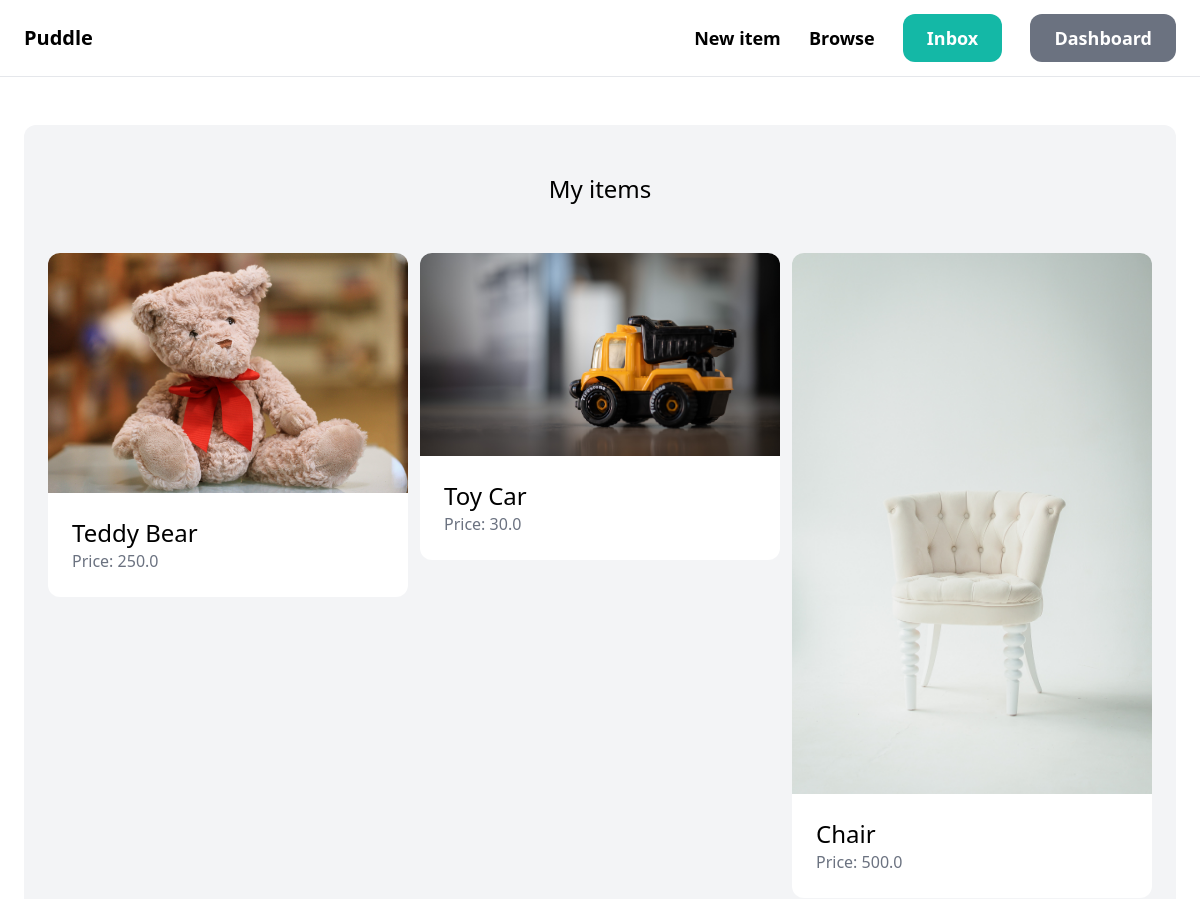
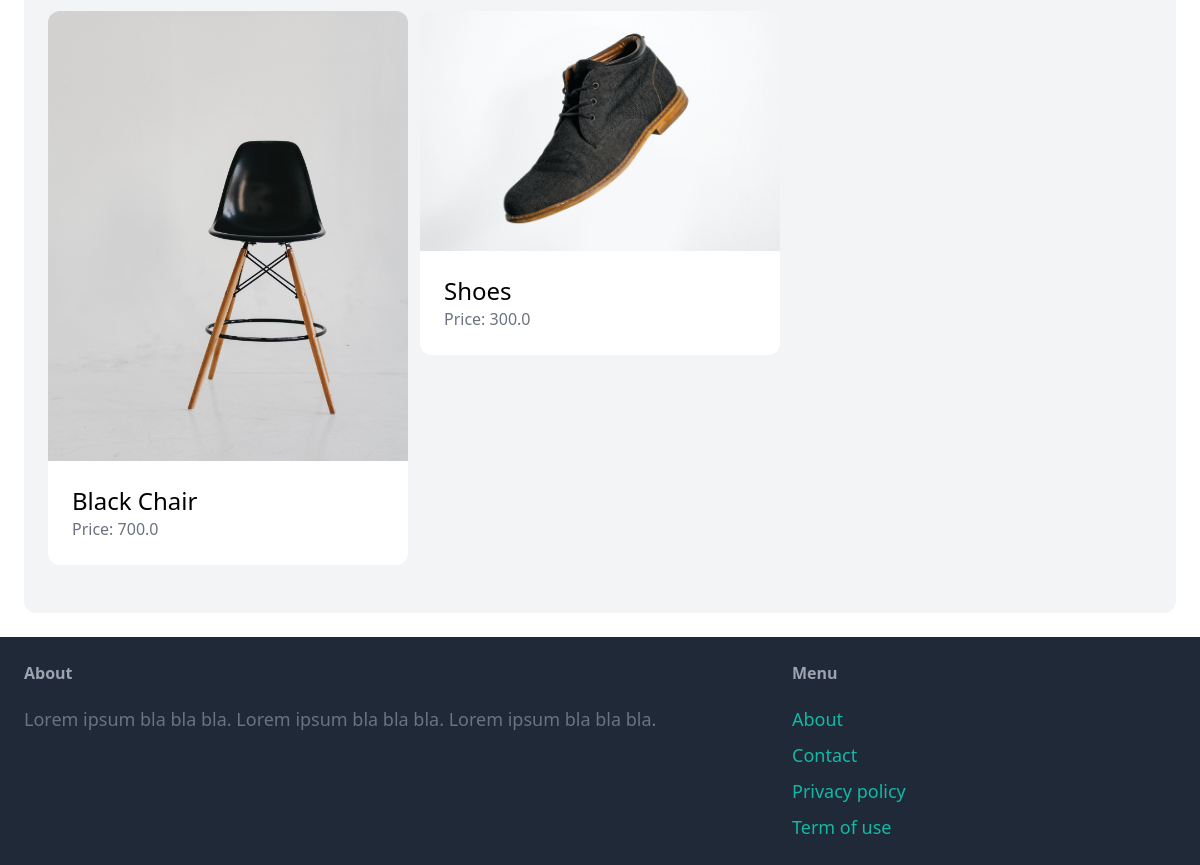
The page /dashboard/ (signed in) on the database its author committed (2 pictures, top to bottom).
### item/models.py (models this page shows, shortened)
class Item(models.Model):
    category = models.ForeignKey(Category, related_name='items', on_delete=models.CASCADE)
    name = models.CharField(max_length=255)
    description = models.TextField(blank=True, null=True)
    price = models.FloatField()
    image = models.ImageField(upload_to='item_images', blank=True, null=True)
    is_sold = models.BooleanField(default=False)
    created_by = models.ForeignKey(User, related_name='items', on_delete=models.CASCADE)
    created_at = models.DateTimeField(auto_now_add=True)

### dashboard/views.py (the view)
# urls.py: path('', views.index, name='index'),
@login_required
def index(request):
    items = Item.objects.filter(created_by=request.user)
    return render(request, 'dashboard/index.html', {
        'items': items,
    })

### dashboard/templates/dashboard/index.html (shortened to what this page needs)
{% extends 'core/base.html' %}
{% block content %}
    <div class="mt-6 px-6 py-12 bg-gray-100 rounded-xl">
        <h2 class="mb-12 text-2xl text-center">My items</h2>
        <div class="grid grid-cols-3 gap-3">
            {% for item in items %}
                <div>
                    <a href="{% url 'item:detail' item.id %}">
                        <div>
                            <img src="{{ item.image.url }}" class="rounded-t-xl">
                        </div>
                        <div class="p-6 bg-white rounded-b-xl">
                            <h2 class="text-2xl">{{ item.name }}</h2>
                            <p class="text-gray-500">Price: {{ item.price }}</p>
                        </div>
                    </a>
                </div>
            {% endfor %}
        </div>
    </div>
{% endblock %}

### rows shown on the page
Item: image (picture), name "Teddy Bear", price "250.0"
Item: image (picture), name "Toy Car", price "30.0"
Item: image (picture), name "Chair", price "500.0"
Item: image (picture), name "Black Chair", price "700.0"
Item: image (picture), name "Shoes", price "300.0"
